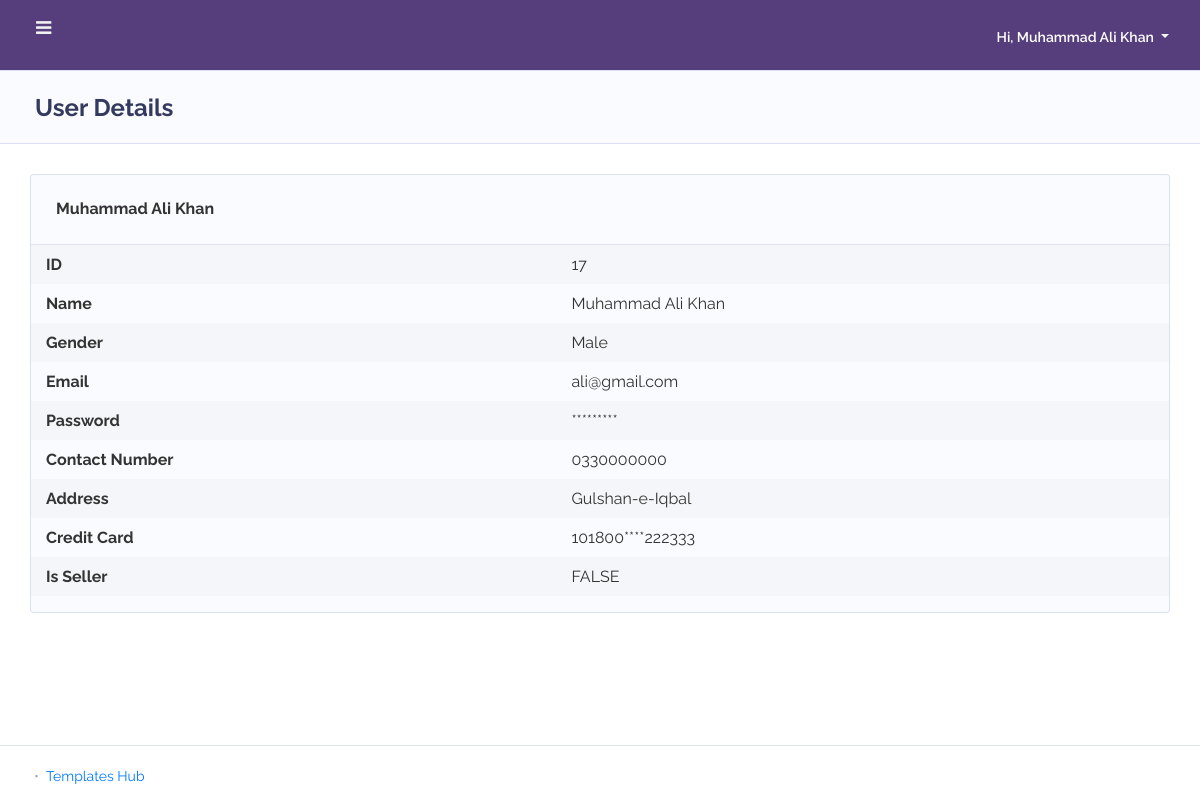
The app's page /details-user.php?id=17 (signed in) with its own data.
### tables this page shows
CREATE TABLE `user` (
  `id` int(11) NOT NULL,
  `name` varchar(255) NOT NULL,
  `password` varchar(255) NOT NULL,
  `email` varchar(255) NOT NULL,
  `dob` varchar(50) NOT NULL,
  `image` varchar(512) NOT NULL,
  `creditcard` varchar(16) NOT NULL,
  `gender` varchar(16) NOT NULL,
  `address` varchar(1024) NOT NULL,
  `contactnumber` varchar(50) NOT NULL,
  `isadmin` int(11) NOT NULL,
  `isseller` int(11) NOT NULL,
  `createdon` varchar(50) NOT NULL
);

### inc/database.inc.php (called while the page is built, shortened)
<?php
    include("./inc/utility.inc.php");
    class database
    {
        private $host = "localhost";
        private $user = "root";
        private $pswd = "";
        private $db = "ebookdb";
        private $link = null;
        function __construct()
        {
            $this->link = mysqli_connect($this->host, $this->user, $this->pswd, $this->db);
        }
        function query($q){
            $res = mysqli_query($this->link, $q);
            if ($res) {
                $out = "Query Executed Sucessfully ✅ query: $q";
            } else {
                $out = "Query Error ❌: " . mysqli_errno($this->get_link()) . " on query: $q";
                echo Utility::console_error($out);
            }
            return $res;
        }
        public function get_entity($table_name, $id){
            $q = "SELECT * FROM `$table_name` WHERE ID = " . $id;
            $res = $this->query($q);
            return $res->fetch_assoc();
        }
    }
?>

### inc/utility.inc.php (called while the page is built, shortened)
<?php
class Utility
{
    static function hide_pswd($pswd)
    {
        $_ = "";
        for ($i = 0; $i < strlen($pswd); $i++) {
            $_ = $_ . "*";
        }
        return $_;
    }
    static function hide_card_digits($card_no)
    {
        $_ = substr($card_no, 0, 6) . "****" . substr($card_no, 9, -1);
        return $_;
    }
    static function log($msg)
    {
        $time = date('m/d/y h:iA', time());
        $page = basename($_SERVER['PHP_SELF']);
        $user = isset($_SESSION["user_id"]) ? $_SESSION["user_id"] : "guest";
        $contents = file_get_contents('log.txt');
        $contents .=  "User: $user\t$time\t$page\t$msg\r";
    }
}

### details-user.php (the view, shortened to what this page needs)
<?php
include './inc/database.inc.php';
$db = new database();
$url_id = $_GET["id"];
$_user = $db->get_entity('user', $url_id);
?>
<!DOCTYPE html>
<html lang="en">
<head>
    <?php include "./admin-head.php"; ?>
</head>
<body class="layout-4">
<div id="app">
    <div class="main-wrapper main-wrapper-1">
        <div class="navbar-bg"></div>
        <?php include "./admin-header.php"; ?>
        <div class="main-content">
            <section class="section">
                <div class="section-header">
                    <h1>User Details</h1>
                </div>
                <div class="section-body">
                        <div class="row">
                            <div class="col-12 col-md-12 col-lg-12">
                                <div class="card">
                                    <div class="card-header">
                                        <h4><?=$_user["name"]?></h4>
                                    </div>
                                    <div class="card-body p-0">
                                        <div class="table-responsive">
                                            <table class="table table-striped table-md v_center">
                                                <tr>
                                                    <th for="">ID</th>
                                                    <td><?= $_user["id"] ?></td>
                                                </tr>
                                                <tr>
                                                    <th for="">Name</th>
                                                    <td><?= $_user["name"] ?></td>
                                                </tr>
                                                <tr>
                                                    <th for="">Gender</th>
                                                    <td><?= $_user["gender"] ?></td>
                                                </tr>
                                                <tr>
                                                    <th for="">Email</th>
                                                    <td><?= $_user["email"] ?></td>
                                                </tr>
                                                <tr>
                                                    <th for="">Password</th>
                                                    <td><?=Utility::hide_pswd( $_user["password"] );?></td>
                                                </tr>
                                                <tr>
                                                    <th for="">Contact Number</th>
                                                    <td><?= $_user["contactnumber"] ?></td>
                                                </tr>
                                                <tr>
                                                    <th for="">Address</th>
                                                    <td><?= $_user["address"] ?></td>
                                                </tr>
                                                <tr>
                                                    <th for="">Credit Card</th>
                                                    <td><?=Utility::hide_card_digits( $_user["creditcard"] ); ?></td>
                                                </tr>
                                                <tr>
                                                    <th for="">Is Seller</th>
                                                    <td><?php $is = $_user["isseller"]; echo $is ? "TRUE" : "FALSE"; ?></td>
                                                </tr>
                                            </table>
                                        </div>
                                    </div>
                                </div>
                            </div>
                        </div>
                    </div>
            </section>
        </div>
        <footer class="main-footer">
            <div class="footer-left">
                 <div class="bullet"></div>  <a href="templateshub.net">Templates Hub</a>
            </div>
        </footer>
    </div>
</div>
</body>
</html>

### admin-header.php (shortened to what this page needs)
<?php
$db = new database();
$id = $_SESSION["user_id"];
$user = $db->get_entity('user', $id);
?>
<nav class="navbar navbar-expand-lg main-navbar">
    <form class="form-inline mr-auto">
        <ul class="navbar-nav mr-3">
            <li><a href="#" data-toggle="sidebar" class="nav-link nav-link-lg"><i class="fa fa-bars"></i></a></li>
        </ul>
    </form>
    <ul class="navbar-nav navbar-right">
        <li class="dropdown">
            <a href="#" data-toggle="dropdown" class="nav-link dropdown-toggle nav-link-lg nav-link-user">
                <div class="d-sm-none d-lg-inline-block">Hi, <?= $user["name"] ?></div>
            </a>
        </li>
    </ul>
</nav>

### records on screen
user: name "Muhammad Ali Khan"
user: name "Muhammad Ali Khan", id "17", gender "Male", email "ali@gmail.com", password "*********", contactnumber "0330000000", address "Gulshan-e-Iqbal", creditcard "101800****222333"
